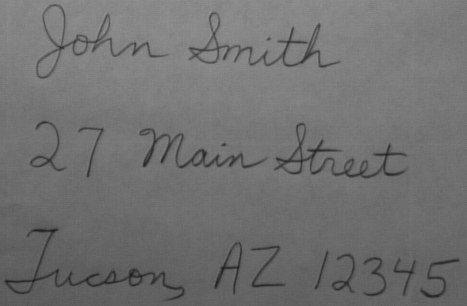
%> input picture Histogram Thresholding/address.png, 467 x 306 px
$ octave homework3.m   (GNU Octave 9; MATLAB toolbox functions it lacks are replaced by stand-ins)
%> lines starting %> are read from the running program, lines starting %| are printed output that depends on the picture
%Homework3 Tianyang Chen
clear all;
I = imread('address.png');
%> I is the input picture: size 306x467 uint8; min 26, max 148, mean 113.1
[counts, x] = imhist(I);% Histogram of Grayscale, 'counts' denote the number of pixels
%> counts = 256 values, max 4057 at index 113, min 0 at index 1, mean 558.2; x = 256 values from 0 to 255
P=counts./sum(counts);%histogram normalized to sum to 1
%> P = 256 values, max 0.0284 at index 113, min 0 at index 1, mean 0.00391
mu=x'*P;%calculate the mean of grayscale
%> mu = 113.1
n=256;%announce some variable
q1=zeros(256,1);
q2=zeros(256,1);
mu1=zeros(256,1);
mu2=zeros(256,1);
var1=zeros(256,1);
var2=zeros(256,1);
H=zeros(256,1);
pp=find(counts~=0);%find the section that histogram is no 0
%> pp = 122 values from 27 to 149
first=pp(1);
%> first = 27
last=pp(end);
%> last = 149
% calculate all the value of q1 & q2
for i=2:n
    q1(i)=q1(i-1)+P(i);
    q2(i)=1-q1(i);
end
%> after the loop, q1 = 256 values from 0 to 1; q2 = 256 values, max 1 at index 2, min 0 at index 1, mean 0.438
q2(1)=1;
%calculate the value of mu1 & mu2
for t=first:last
    sum1=0;
    for j=1:t
        sum1=sum1+x(j)*P(j);
    end
    mu1(t)=sum1/q1(t);
    mu2(t)=(mu-q1(t)*mu1(t))/q2(t);
end
%> this loop made 123 passes
%> after the loop, mu1 = 256 values, max 113.1 at index 149, min 0 at index 1, mean 35.63
%calculate the calue of var1 & var2
for t=first:last
    var1(t)=((((0 : (t-1))'-mu1(t)).^2)' * P(1 : t))/q1(t);
    var2(t)=((((t : 255)'-mu2(t)).^2)' * P((t+1) : 256))/q2(t);
end
%> after the loop, var1 = 256 values, max 250.4 at index 149, min 0 at index 1, mean 57.35
%compute H(t)
for t=first:(last-1)
    H(t)=(q1(t)*log(var1(t))+q2(t)*log(var2(t)))./2-q1(t)*log(q1(t))-q2(t)*log(q2(t));
end
%> this loop made 122 passes
%find the minimum of H(t),the corresponding t is the threshold
minH=H(first+1);
%> minH = 2.76
for t=(first+1):(last-1)
    if H(t)<minH
        minH=H(t);
    end
end
%> this loop made 121 passes
%> minH on passes 3 to 14: 2.76, 2.76, 2.76, 2.76, 2.76, 2.76, 2.76, 2.76, 2.76, 2.76, 2.76, 2.76
threshold=find(H==minH);
%> threshold = 76
display(threshold);
%| threshold = 76
%write the bi-level image to the file 'thresholdimg.png'
[row,col]=size(I);
%> row = 306; col = 467
A=zeros(row,col);
for m=1:row
    for n=1:col
        if I(m,n)>=threshold
            A(m,n)=255;
        end
    end
end
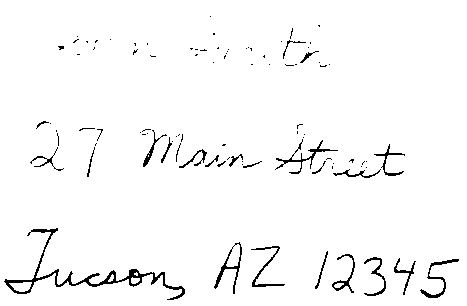
%> A: size 306x467 double; 97.2% white; black in thin lines or dots
Agray = uint8(A);
%> Agray: size 306x467 uint8; 97.2% white; black in thin lines or dots
imwrite(Agray,'thresholdimg.png');
